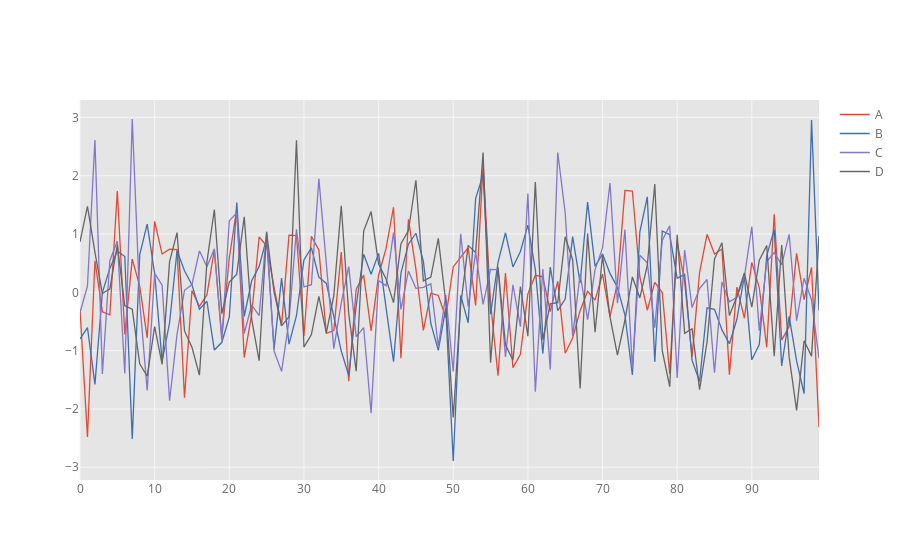
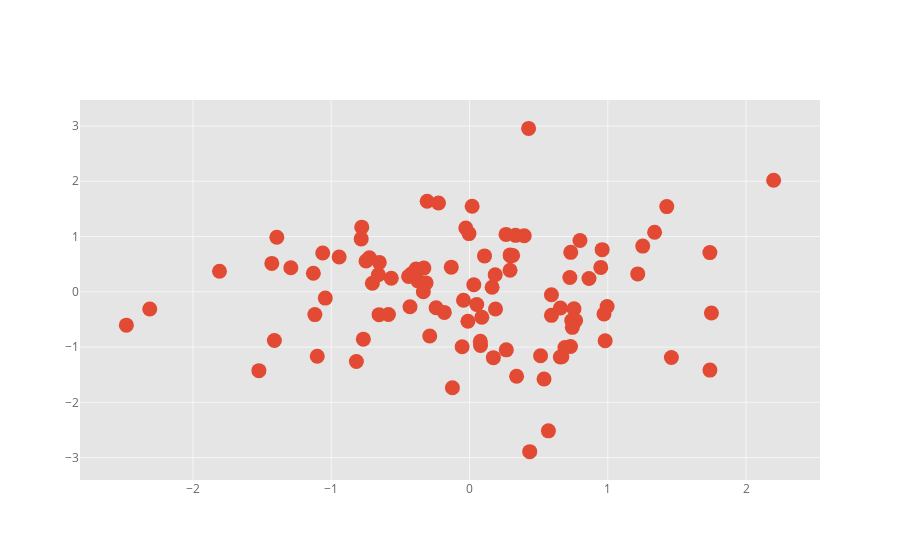

Source (notebook cell) for these figures, in order:
### Markdown cell above
## Scatter

### Code cell
df.iplot()
df.iplot(x='A',y='B',kind='scatter',mode='markers',size=15,name='loool')
